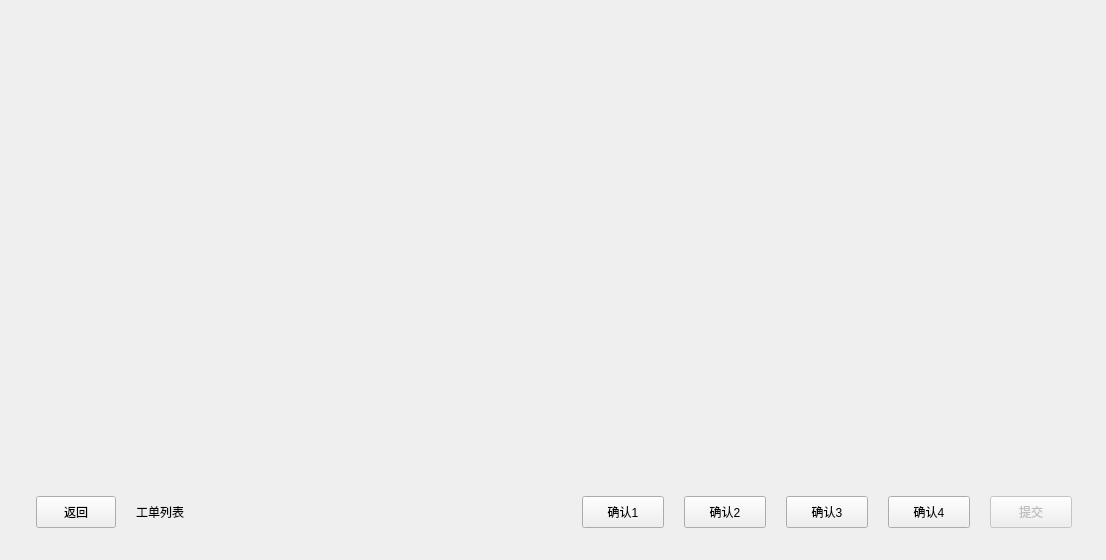
<?xml version="1.0" encoding="UTF-8"?>
<ui version="4.0">
    <class>Generated_horizontalReviewPage</class>
    <widget class="QWidget" name="horizontalReviewPage">
        <property name="designNodeId" stdset="0">
            <string>27:450</string>
        </property>
        <property name="designName" stdset="0">
            <string>工单列 / V2 CombineHorizontalLayout</string>
        </property>
        <property name="designType" stdset="0">
            <string>FRAME</string>
        </property>
        <property name="geometry">
            <rect>
                <x>0</x>
                <y>0</y>
                <width>1106</width>
                <height>560</height>
            </rect>
        </property>
        <property name="minimumSize">
            <size>
                <width>1106</width>
                <height>560</height>
            </size>
        </property>
        <property name="maximumSize">
            <size>
                <width>16777215</width>
                <height>16777215</height>
            </size>
        </property>
        <property name="sizePolicy">
            <sizepolicy hsizetype="Maximum" vsizetype="Maximum">
                <horstretch>0</horstretch>
                <verstretch>0</verstretch>
            </sizepolicy>
        </property>
        <layout class="QHBoxLayout" name="layout_horizontalReviewPage">
            <property name="leftMargin">
                <number>36</number>
            </property>
            <property name="topMargin">
                <number>24</number>
            </property>
            <property name="rightMargin">
                <number>28</number>
            </property>
            <property name="bottomMargin">
                <number>32</number>
            </property>
            <property name="spacing">
                <number>20</number>
            </property>
            <item alignment="Qt::AlignBottom">
                <widget class="commonWidget::Z_PushButton" name="horizontalReturnButton">
                    <property name="designNodeId" stdset="0">
                        <string>27:451</string>
                    </property>
                    <property name="designName" stdset="0">
                        <string>实例 1</string>
                    </property>
                    <property name="designType" stdset="0">
                        <string>INSTANCE</string>
                    </property>
                    <property name="minimumSize">
                        <size>
                            <width>0</width>
                            <height>32</height>
                        </size>
                    </property>
                    <property name="maximumSize">
                        <size>
                            <width>16777215</width>
                            <height>32</height>
                        </size>
                    </property>
                    <property name="sizePolicy">
                        <sizepolicy hsizetype="Preferred" vsizetype="Fixed">
                            <horstretch>0</horstretch>
                            <verstretch>0</verstretch>
                        </sizepolicy>
                    </property>
                    <property name="text">
                        <string>返回</string>
                    </property>
                </widget>
            </item>
            <item alignment="Qt::AlignBottom">
                <widget class="QLabel" name="horizontalReviewHeading">
                    <property name="designNodeId" stdset="0">
                        <string>27:457</string>
                    </property>
                    <property name="designName" stdset="0">
                        <string>复核工单</string>
                    </property>
                    <property name="designType" stdset="0">
                        <string>PARAGRAPH</string>
                    </property>
                    <property name="minimumSize">
                        <size>
                            <width>96</width>
                            <height>32</height>
                        </size>
                    </property>
                    <property name="maximumSize">
                        <size>
                            <width>96</width>
                            <height>32</height>
                        </size>
                    </property>
                    <property name="sizePolicy">
                        <sizepolicy hsizetype="Preferred" vsizetype="Preferred">
                            <horstretch>0</horstretch>
                            <verstretch>0</verstretch>
                        </sizepolicy>
                    </property>
                    <property name="text">
                        <string>工单列表</string>
                    </property>
                    <property name="textFormat">
                        <enum>Qt::PlainText</enum>
                    </property>
                </widget>
            </item>
            <item>
                <layout class="QVBoxLayout" name="anchor_horizontalWorkOrderForm">
                    <property name="leftMargin">
                        <number>0</number>
                    </property>
                    <property name="topMargin">
                        <number>0</number>
                    </property>
                    <property name="rightMargin">
                        <number>0</number>
                    </property>
                    <property name="bottomMargin">
                        <number>0</number>
                    </property>
                    <property name="spacing">
                        <number>0</number>
                    </property>
                    <item>
                        <spacer name="before_horizontalWorkOrderForm">
                            <property name="orientation">
                                <enum>Qt::Vertical</enum>
                            </property>
                            <property name="sizeType">
                                <enum>QSizePolicy::Expanding</enum>
                            </property>
                            <property name="sizeHint">
                                <size>
                                    <width>0</width>
                                    <height>0</height>
                                </size>
                            </property>
                        </spacer>
                    </item>
                    <item>
                        <layout class="QVBoxLayout" name="layout_horizontalWorkOrderForm">
                            <property name="designNodeId" stdset="0">
                                <string>27:458</string>
                            </property>
                            <property name="designName" stdset="0">
                                <string>工单表单</string>
                            </property>
                            <property name="leftMargin">
                                <number>0</number>
                            </property>
                            <property name="topMargin">
                                <number>0</number>
                            </property>
                            <property name="rightMargin">
                                <number>0</number>
                            </property>
                            <property name="bottomMargin">
                                <number>0</number>
                            </property>
                            <property name="spacing">
                                <number>10</number>
                            </property>
                            <item alignment="Qt::AlignLeft">
                                <widget class="v2::SelectOptionAdapter" name="horizontalChamberOptionOne">
                                    <property name="designNodeId" stdset="0">
                                        <string>27:459</string>
                                    </property>
                                    <property name="designName" stdset="0">
                                        <string>实例 2</string>
                                    </property>
                                    <property name="designType" stdset="0">
                                        <string>INSTANCE</string>
                                    </property>
                                    <property name="minimumSize">
                                        <size>
                                            <width>310</width>
                                            <height>32</height>
                                        </size>
                                    </property>
                                    <property name="maximumSize">
                                        <size>
                                            <width>310</width>
                                            <height>32</height>
                                        </size>
                                    </property>
                                    <property name="sizePolicy">
                                        <sizepolicy hsizetype="Preferred" vsizetype="Preferred">
                                            <horstretch>0</horstretch>
                                            <verstretch>0</verstretch>
                                        </sizepolicy>
                                    </property>
                                </widget>
                            </item>
                            <item alignment="Qt::AlignLeft">
                                <widget class="v2::SelectOptionAdapter" name="horizontalChamberOptionTwo">
                                    <property name="designNodeId" stdset="0">
                                        <string>27:461</string>
                                    </property>
                                    <property name="designName" stdset="0">
                                        <string>实例 3</string>
                                    </property>
                                    <property name="designType" stdset="0">
                                        <string>INSTANCE</string>
                                    </property>
                                    <property name="minimumSize">
                                        <size>
                                            <width>310</width>
                                            <height>32</height>
                                        </size>
                                    </property>
                                    <property name="maximumSize">
                                        <size>
                                            <width>310</width>
                                            <height>32</height>
                                        </size>
                                    </property>
                                    <property name="sizePolicy">
                                        <sizepolicy hsizetype="Preferred" vsizetype="Preferred">
                                            <horstretch>0</horstretch>
                                            <verstretch>0</verstretch>
                                        </sizepolicy>
                                    </property>
                                </widget>
                            </item>
                            <item alignment="Qt::AlignLeft">
                                <widget class="v2::SelectOptionAdapter" name="horizontalChamberOptionThree">
                                    <property name="designNodeId" stdset="0">
                                        <string>27:463</string>
                                    </property>
                                    <property name="designName" stdset="0">
                                        <string>实例 4</string>
                                    </property>
                                    <property name="designType" stdset="0">
                                        <string>INSTANCE</string>
                                    </property>
                                    <property name="minimumSize">
                                        <size>
                                            <width>310</width>
                                            <height>32</height>
                                        </size>
                                    </property>
                                    <property name="maximumSize">
                                        <size>
                                            <width>310</width>
                                            <height>32</height>
                                        </size>
                                    </property>
                                    <property name="sizePolicy">
                                        <sizepolicy hsizetype="Preferred" vsizetype="Preferred">
                                            <horstretch>0</horstretch>
                                            <verstretch>0</verstretch>
                                        </sizepolicy>
                                    </property>
                                </widget>
                            </item>
                            <item alignment="Qt::AlignLeft">
                                <widget class="v2::SelectOptionAdapter" name="horizontalChamberOptionFour">
                                    <property name="designNodeId" stdset="0">
                                        <string>27:465</string>
                                    </property>
                                    <property name="designName" stdset="0">
                                        <string>实例 5</string>
                                    </property>
                                    <property name="designType" stdset="0">
                                        <string>INSTANCE</string>
                                    </property>
                                    <property name="minimumSize">
                                        <size>
                                            <width>310</width>
                                            <height>32</height>
                                        </size>
                                    </property>
                                    <property name="maximumSize">
                                        <size>
                                            <width>310</width>
                                            <height>32</height>
                                        </size>
                                    </property>
                                    <property name="sizePolicy">
                                        <sizepolicy hsizetype="Preferred" vsizetype="Preferred">
                                            <horstretch>0</horstretch>
                                            <verstretch>0</verstretch>
                                        </sizepolicy>
                                    </property>
                                </widget>
                            </item>
                        </layout>
                    </item>
                </layout>
            </item>
            <item>
                <layout class="QVBoxLayout" name="anchor_horizontalActionRow">
                    <property name="leftMargin">
                        <number>0</number>
                    </property>
                    <property name="topMargin">
                        <number>0</number>
                    </property>
                    <property name="rightMargin">
                        <number>0</number>
                    </property>
                    <property name="bottomMargin">
                        <number>0</number>
                    </property>
                    <property name="spacing">
                        <number>0</number>
                    </property>
                    <item>
                        <spacer name="before_horizontalActionRow">
                            <property name="orientation">
                                <enum>Qt::Vertical</enum>
                            </property>
                            <property name="sizeType">
                                <enum>QSizePolicy::Expanding</enum>
                            </property>
                            <property name="sizeHint">
                                <size>
                                    <width>0</width>
                                    <height>0</height>
                                </size>
                            </property>
                        </spacer>
                    </item>
                    <item>
                        <layout class="QHBoxLayout" name="layout_horizontalActionRow">
                            <property name="designNodeId" stdset="0">
                                <string>27:467</string>
                            </property>
                            <property name="designName" stdset="0">
                                <string>容器 2</string>
                            </property>
                            <property name="leftMargin">
                                <number>0</number>
                            </property>
                            <property name="topMargin">
                                <number>0</number>
                            </property>
                            <property name="rightMargin">
                                <number>0</number>
                            </property>
                            <property name="bottomMargin">
                                <number>0</number>
                            </property>
                            <property name="spacing">
                                <number>20</number>
                            </property>
                            <item alignment="Qt::AlignTop">
                                <widget class="commonWidget::Z_PushButton" name="horizontalConfirmFirstButton">
                                    <property name="designNodeId" stdset="0">
                                        <string>27:468</string>
                                    </property>
                                    <property name="designName" stdset="0">
                                        <string>实例 6</string>
                                    </property>
                                    <property name="designType" stdset="0">
                                        <string>INSTANCE</string>
                                    </property>
                                    <property name="minimumSize">
                                        <size>
                                            <width>82</width>
                                            <height>32</height>
                                        </size>
                                    </property>
                                    <property name="maximumSize">
                                        <size>
                                            <width>82</width>
                                            <height>32</height>
                                        </size>
                                    </property>
                                    <property name="sizePolicy">
                                        <sizepolicy hsizetype="Minimum" vsizetype="Fixed">
                                            <horstretch>0</horstretch>
                                            <verstretch>0</verstretch>
                                        </sizepolicy>
                                    </property>
                                    <property name="text">
                                        <string>确认1</string>
                                    </property>
                                </widget>
                            </item>
                            <item alignment="Qt::AlignTop">
                                <widget class="commonWidget::Z_PushButton" name="horizontalConfirmSecondButton">
                                    <property name="designNodeId" stdset="0">
                                        <string>27:470</string>
                                    </property>
                                    <property name="designName" stdset="0">
                                        <string>实例 7</string>
                                    </property>
                                    <property name="designType" stdset="0">
                                        <string>INSTANCE</string>
                                    </property>
                                    <property name="minimumSize">
                                        <size>
                                            <width>82</width>
                                            <height>32</height>
                                        </size>
                                    </property>
                                    <property name="maximumSize">
                                        <size>
                                            <width>82</width>
                                            <height>32</height>
                                        </size>
                                    </property>
                                    <property name="sizePolicy">
                                        <sizepolicy hsizetype="Minimum" vsizetype="Fixed">
                                            <horstretch>0</horstretch>
                                            <verstretch>0</verstretch>
                                        </sizepolicy>
                                    </property>
                                    <property name="text">
                                        <string>确认2</string>
                                    </property>
                                </widget>
                            </item>
                            <item alignment="Qt::AlignTop">
                                <widget class="commonWidget::Z_PushButton" name="horizontalConfirmThirdButton">
                                    <property name="designNodeId" stdset="0">
                                        <string>27:472</string>
                                    </property>
                                    <property name="designName" stdset="0">
                                        <string>实例 8</string>
                                    </property>
                                    <property name="designType" stdset="0">
                                        <string>INSTANCE</string>
                                    </property>
                                    <property name="minimumSize">
                                        <size>
                                            <width>82</width>
                                            <height>32</height>
                                        </size>
                                    </property>
                                    <property name="maximumSize">
                                        <size>
                                            <width>82</width>
                                            <height>32</height>
                                        </size>
                                    </property>
                                    <property name="sizePolicy">
                                        <sizepolicy hsizetype="Minimum" vsizetype="Fixed">
                                            <horstretch>0</horstretch>
                                            <verstretch>0</verstretch>
                                        </sizepolicy>
                                    </property>
                                    <property name="text">
                                        <string>确认3</string>
                                    </property>
                                </widget>
                            </item>
                            <item alignment="Qt::AlignTop">
                                <widget class="commonWidget::Z_PushButton" name="horizontalConfirmFourthButton">
                                    <property name="designNodeId" stdset="0">
                                        <string>27:474</string>
                                    </property>
                                    <property name="designName" stdset="0">
                                        <string>实例 9</string>
                                    </property>
                                    <property name="designType" stdset="0">
                                        <string>INSTANCE</string>
                                    </property>
                                    <property name="minimumSize">
                                        <size>
                                            <width>82</width>
                                            <height>32</height>
                                        </size>
                                    </property>
                                    <property name="maximumSize">
                                        <size>
                                            <width>82</width>
                                            <height>32</height>
                                        </size>
                                    </property>
                                    <property name="sizePolicy">
                                        <sizepolicy hsizetype="Minimum" vsizetype="Fixed">
                                            <horstretch>0</horstretch>
                                            <verstretch>0</verstretch>
                                        </sizepolicy>
                                    </property>
                                    <property name="text">
                                        <string>确认4</string>
                                    </property>
                                </widget>
                            </item>
                            <item alignment="Qt::AlignTop">
                                <widget class="commonWidget::Z_PushButton" name="horizontalSubmitButton">
                                    <property name="designNodeId" stdset="0">
                                        <string>27:476</string>
                                    </property>
                                    <property name="designName" stdset="0">
                                        <string>实例 10</string>
                                    </property>
                                    <property name="designType" stdset="0">
                                        <string>INSTANCE</string>
                                    </property>
                                    <property name="minimumSize">
                                        <size>
                                            <width>82</width>
                                            <height>32</height>
                                        </size>
                                    </property>
                                    <property name="maximumSize">
                                        <size>
                                            <width>82</width>
                                            <height>32</height>
                                        </size>
                                    </property>
                                    <property name="sizePolicy">
                                        <sizepolicy hsizetype="Minimum" vsizetype="Fixed">
                                            <horstretch>0</horstretch>
                                            <verstretch>0</verstretch>
                                        </sizepolicy>
                                    </property>
                                    <property name="enabled">
                                        <bool>false</bool>
                                    </property>
                                    <property name="text">
                                        <string>提交</string>
                                    </property>
                                </widget>
                            </item>
                        </layout>
                    </item>
                </layout>
            </item>
            <item>
                <spacer name="after_horizontalReviewPage">
                    <property name="orientation">
                        <enum>Qt::Horizontal</enum>
                    </property>
                    <property name="sizeType">
                        <enum>QSizePolicy::Expanding</enum>
                    </property>
                    <property name="sizeHint">
                        <size>
                            <width>0</width>
                            <height>0</height>
                        </size>
                    </property>
                </spacer>
            </item>
        </layout>
    </widget>
    <customwidgets>
        <customwidget>
            <class>commonWidget::Z_PushButton</class>
            <extends>QPushButton</extends>
            <header>Z_PushButton.h</header>
        </customwidget>
        <customwidget>
            <class>v2::SelectOptionAdapter</class>
            <extends>QWidget</extends>
            <header>WidgetRegistry.h</header>
        </customwidget>
    </customwidgets>
    <resources/>
    <connections/>
</ui>
